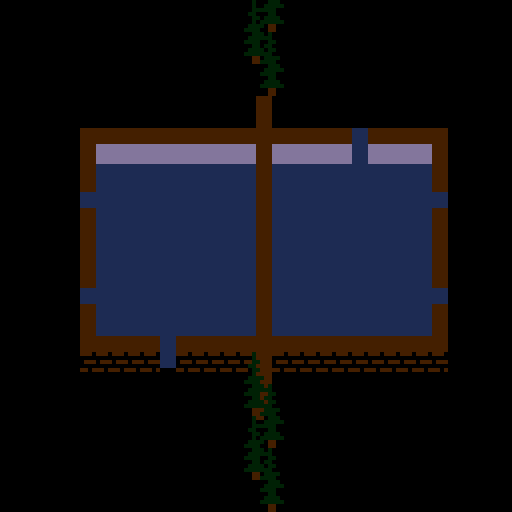

Rendered tile map (Tiled .tmx) drawn with the repository's tilesets; below, a short description and the map source with its tile grids summarised:
An orthogonal 32x32 tile map with 16x16 px tiles, 5 tile layers (floor, innerWalls, walls, decorations, ...), 3 hidden layers not drawn and 22 objects (8x prototype, 4x window, 4x statue, 2x door, 2x player, ...).

<map version="1.10" tiledversion="1.10.2" orientation="orthogonal" renderorder="right-down" width="32" height="32" tilewidth="16" tileheight="16" infinite="0" nextlayerid="23" nextobjectid="101">
 <editorsettings>
  <export target="map.json" format="json" />
 </editorsettings>
 <properties>
  <property name="campaign" value="Tutorial" />
  <property name="description" value="When a camera sees you, the alarm is triggered, learn how to avoid being seen" />
  <property name="name" value="Cameras" />
  <property name="tileset" type="file" value="tileset.png" />
 </properties>
 <tileset firstgid="1" source="tileset.tsx" />
 <layer id="22" name="floor" width="32" height="32">
  <data>[1024 cells, 259 non-empty, 1 distinct tile ids]</data>
 </layer>
 <layer id="9" name="innerWalls" width="32" height="32">
  <data>[1024 cells, 40 non-empty, 2 distinct tile ids]</data>
 </layer>
 <layer id="10" name="walls" width="32" height="32">
  <data>[1024 cells, 126 non-empty, 4 distinct tile ids]</data>
 </layer>
 <layer id="16" name="decorations" width="32" height="32">
  <data>[1024 cells, 28 non-empty, 8 distinct tile ids]</data>
 </layer>
 <layer id="17" name="overlayer" width="32" height="32">
  <data>[1024 cells, 24 non-empty, 8 distinct tile ids]</data>
 </layer>
 <layer id="12" name="collitions" width="32" height="32" visible="0">
  <data>[1024 cells, 174 non-empty, 1 distinct tile ids]</data>
 </layer>
 <layer id="14" name="obstacles" width="32" height="32" visible="0">
  <data>[1024 cells, 89 non-empty, 1 distinct tile ids]</data>
 </layer>
 <layer id="20" name="vigilanceObstacles" width="32" height="32" visible="0">
  <data>[1024 cells, 0 non-empty, 0 distinct tile ids]</data>
 </layer>
 <objectgroup id="13" name="objects">
  <object id="29" name="window" type="prototype" x="32" y="-16" width="16" height="16">
   <properties>
    <property name="col" value="{ &quot;x&quot;: 0, &quot;y&quot;: 16, &quot;w&quot;: 16, &quot;h&quot;: 16 }" />
    <property name="detection" value="{ &quot;x&quot;: -16, &quot;y&quot;: 0, &quot;w&quot;: 48, &quot;h&quot;: 16 }" />
    <property name="false" value="{ &quot;x&quot;: 112, &quot;y&quot;: 64 }" />
    <property name="foundMessage" value="&quot;Window broken!&quot;" />
    <property name="gateway" type="bool" value="true" />
    <property name="true" value="{ &quot;x&quot;: 112, &quot;y&quot;: 32 }" />
   </properties>
  </object>
  <object id="30" name="door" type="prototype" x="32" y="-48" width="16" height="16">
   <properties>
    <property name="col" value="{ &quot;x&quot;: 0, &quot;y&quot;: 0, &quot;w&quot;: 8, &quot;h&quot;: 20 }" />
    <property name="constraints" value="[&quot;up&quot;, &quot;down&quot;]" />
    <property name="detection" value="{ &quot;x&quot;: 0, &quot;y&quot;: -16, &quot;w&quot;: 16, &quot;h&quot;: 64 }" />
    <property name="false" value="{ &quot;x&quot;: 80, &quot;y&quot;: 32 }" />
    <property name="foundMessage" value="&quot;Door opened!&quot;" />
    <property name="gateway" type="bool" value="true" />
    <property name="returnState" type="bool" value="true" />
    <property name="true" value="{ &quot;x&quot;: 48, &quot;y&quot;: 32 }" />
   </properties>
  </object>
  <object id="51" name="guard" type="prototype" x="64" y="-16" width="16" height="16">
   <properties>
    <property name="down" value="{&quot;x&quot;: 0 ,&quot;y&quot;:224}" />
    <property name="downAlt" value="{&quot;x&quot;: 32 ,&quot;y&quot;:224}" />
    <property name="left" value="{&quot;x&quot;: 64 ,&quot;y&quot;:176}" />
    <property name="leftAlt" value="{&quot;x&quot;: 96 ,&quot;y&quot;:176}" />
    <property name="right" value="{&quot;x&quot;: 0 ,&quot;y&quot;:176}" />
    <property name="rightAlt" value="{&quot;x&quot;: 32 ,&quot;y&quot;:176}" />
    <property name="up" value="{&quot;x&quot;: 64 ,&quot;y&quot;:224}" />
    <property name="upAlt" value="{&quot;x&quot;: 96 ,&quot;y&quot;:224}" />
   </properties>
  </object>
  <object id="70" name="camera" type="prototype" x="64" y="-48" width="16" height="16">
   <properties>
    <property name="col" value="{ &quot;x&quot;: 0, &quot;y&quot;: 0, &quot;w&quot;: 8, &quot;h&quot;: 8 }" />
    <property name="left" value="{&quot;x&quot;: 0 ,&quot;y&quot;:64}" />
    <property name="leftAlt" value="{&quot;x&quot;: 0 ,&quot;y&quot;:80}" />
    <property name="right" value="{&quot;x&quot;: 16 ,&quot;y&quot;:64}" />
    <property name="rightAlt" value="{&quot;x&quot;: 16 ,&quot;y&quot;:80}" />
    <property name="takeable" type="bool" value="true" />
   </properties>
  </object>
  <object id="77" name="safe" type="prototype" x="96" y="-48" width="16" height="16">
   <properties>
    <property name="changeConditions" type="bool" value="true" />
    <property name="col" value="{ &quot;x&quot;: 0, &quot;y&quot;: 16, &quot;w&quot;: 16, &quot;h&quot;: 16 }" />
    <property name="constraints" value="[&quot;up&quot;, &quot;down&quot;]" />
    <property name="false" value="{ &quot;x&quot;: 0, &quot;y&quot;: 272 }" />
    <property name="foundMessage" value="&quot;Safe opened!&quot;" />
    <property name="interactive" type="bool" value="true" />
    <property name="restrictFrom" value="[&quot;left&quot;, &quot;right&quot;]" />
    <property name="true" value="{ &quot;x&quot;: 32, &quot;y&quot;: 272 }" />
   </properties>
  </object>
  <object id="78" name="statue" type="prototype" x="96" y="-16" width="16" height="16">
   <properties>
    <property name="col" value="{ &quot;x&quot;: 0, &quot;y&quot;: 0, &quot;w&quot;: 16, &quot;h&quot;: 32 }" />
    <property name="false" value="{ &quot;x&quot;: 96, &quot;y&quot;: 272 }" />
    <property name="foundMessage" value="&quot;Statue stolen!&quot;" />
    <property name="golden" value="{&quot;x&quot;: 112, &quot;y&quot;: 272, &quot;w&quot;: 8, &quot;h&quot;: 12}" />
    <property name="silver" value="{&quot;x&quot;: 112, &quot;y&quot;: 288, &quot;w&quot;: 8, &quot;h&quot;: 12}" />
    <property name="true" value="{ &quot;x&quot;: 96, &quot;y&quot;: 272 }" />
   </properties>
  </object>
  <object id="79" name="computer" type="prototype" x="128" y="-48" width="16" height="16">
   <properties>
    <property name="changeConditions" type="bool" value="true" />
    <property name="col" value="{ &quot;x&quot;: 0, &quot;y&quot;: 16, &quot;w&quot;: 16, &quot;h&quot;: 16 }" />
    <property name="constraints" value="[&quot;up&quot;, &quot;down&quot;]" />
    <property name="false" value="{ &quot;x&quot;: 64, &quot;y&quot;: 272 }" />
    <property name="restrictFrom" value="[&quot;left&quot;, &quot;right&quot;]" />
    <property name="returnState" type="bool" value="true" />
    <property name="true" value="{ &quot;x&quot;: 64, &quot;y&quot;: 272 }" />
   </properties>
  </object>
  <object id="80" name="fuse" type="prototype" x="128" y="-16" width="16" height="16">
   <properties>
    <property name="col" value="{ &quot;x&quot;: 0, &quot;y&quot;: -8, &quot;w&quot;: 8, &quot;h&quot;: 16 }" />
    <property name="constraints" value="[&quot;down&quot;]" />
    <property name="false" value="{ &quot;x&quot;: 80, &quot;y&quot;: 304 }" />
    <property name="interactive" type="bool" value="true" />
    <property name="returnState" type="bool" value="true" />
    <property name="true" value="{ &quot;x&quot;: 64, &quot;y&quot;: 304 }" />
   </properties>
  </object>
  <object id="86" type="window" x="80" y="192" width="16" height="32" />
  </objectgroup>
 <objectgroup id="19" name="vigilance">
  <!-- 2 objects omitted --></objectgroup>
</map>
<!-- 13 of 22 objects omitted -->
